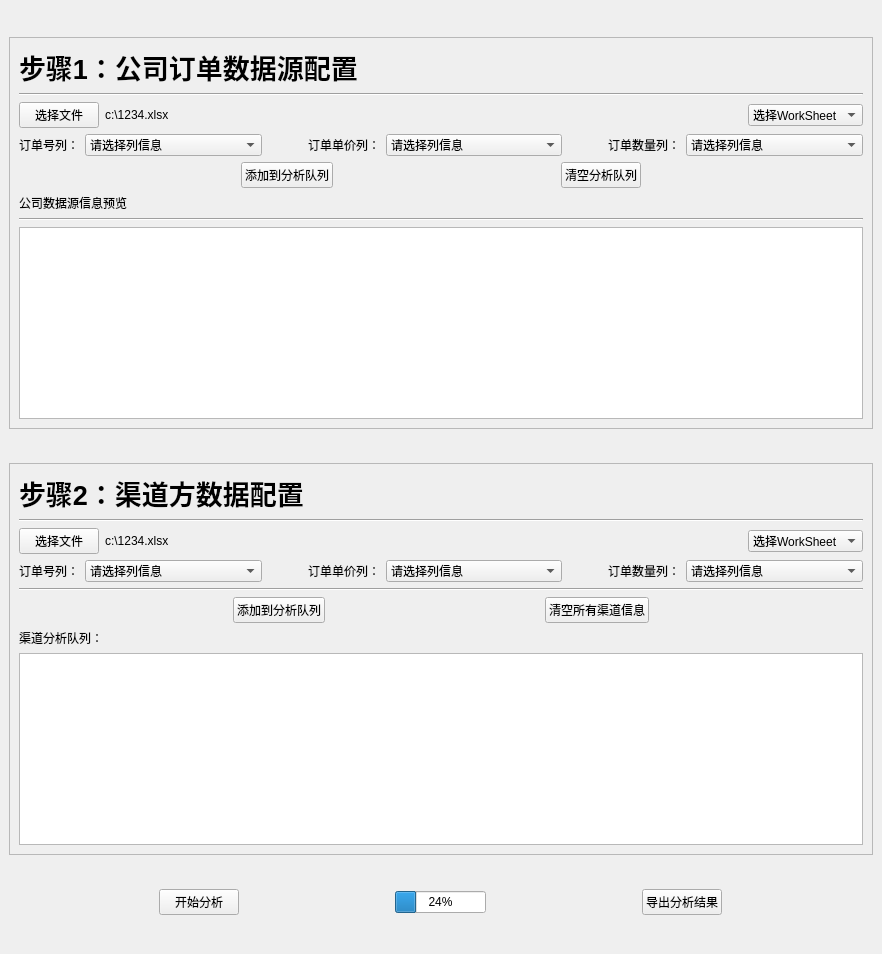
<?xml version="1.0" encoding="UTF-8"?>
<ui version="4.0">
 <class>MainWindow</class>
 <widget class="QMainWindow" name="MainWindow">
  <property name="geometry">
   <rect>
    <x>0</x>
    <y>0</y>
    <width>882</width>
    <height>954</height>
   </rect>
  </property>
  <property name="windowTitle">
   <string>MainWindow</string>
  </property>
  <widget class="QWidget" name="centralwidget">
   <layout class="QVBoxLayout" name="verticalLayout_3">
    <item>
     <widget class="QFrame" name="frame">
      <property name="sizePolicy">
       <sizepolicy hsizetype="Preferred" vsizetype="Fixed">
        <horstretch>0</horstretch>
        <verstretch>0</verstretch>
       </sizepolicy>
      </property>
      <property name="frameShape">
       <enum>QFrame::StyledPanel</enum>
      </property>
      <property name="frameShadow">
       <enum>QFrame::Raised</enum>
      </property>
      <layout class="QVBoxLayout" name="verticalLayout">
       <item>
        <widget class="QLabel" name="label">
         <property name="sizePolicy">
          <sizepolicy hsizetype="Fixed" vsizetype="Preferred">
           <horstretch>0</horstretch>
           <verstretch>0</verstretch>
          </sizepolicy>
         </property>
         <property name="font">
          <font>
           <pointsize>20</pointsize>
           <weight>75</weight>
           <bold>true</bold>
          </font>
         </property>
         <property name="text">
          <string>步骤1：公司订单数据源配置</string>
         </property>
        </widget>
       </item>
       <item>
        <widget class="Line" name="line">
         <property name="orientation">
          <enum>Qt::Horizontal</enum>
         </property>
        </widget>
       </item>
       <item>
        <layout class="QHBoxLayout" name="horizontalLayout_7">
         <item>
          <widget class="QPushButton" name="sourceFileChooseBT">
           <property name="sizePolicy">
            <sizepolicy hsizetype="Fixed" vsizetype="Fixed">
             <horstretch>0</horstretch>
             <verstretch>0</verstretch>
            </sizepolicy>
           </property>
           <property name="text">
            <string>选择文件</string>
           </property>
          </widget>
         </item>
         <item>
          <widget class="QLabel" name="sourceFileChooseReView">
           <property name="sizePolicy">
            <sizepolicy hsizetype="Preferred" vsizetype="Fixed">
             <horstretch>0</horstretch>
             <verstretch>0</verstretch>
            </sizepolicy>
           </property>
           <property name="text">
            <string>c:\1234.xlsx</string>
           </property>
          </widget>
         </item>
         <item>
          <widget class="QComboBox" name="sourceWS">
           <property name="sizePolicy">
            <sizepolicy hsizetype="Fixed" vsizetype="Fixed">
             <horstretch>0</horstretch>
             <verstretch>0</verstretch>
            </sizepolicy>
           </property>
           <item>
            <property name="text">
             <string>选择WorkSheet</string>
            </property>
           </item>
          </widget>
         </item>
        </layout>
       </item>
       <item>
        <layout class="QHBoxLayout" name="horizontalLayout">
         <item>
          <widget class="QLabel" name="label_6">
           <property name="sizePolicy">
            <sizepolicy hsizetype="Fixed" vsizetype="Fixed">
             <horstretch>0</horstretch>
             <verstretch>0</verstretch>
            </sizepolicy>
           </property>
           <property name="text">
            <string>订单号列：</string>
           </property>
          </widget>
         </item>
         <item>
          <widget class="QComboBox" name="sourceOrderIDColumn">
           <item>
            <property name="text">
             <string>请选择列信息</string>
            </property>
           </item>
          </widget>
         </item>
         <item>
          <spacer name="horizontalSpacer_3">
           <property name="orientation">
            <enum>Qt::Horizontal</enum>
           </property>
           <property name="sizeType">
            <enum>QSizePolicy::Fixed</enum>
           </property>
           <property name="sizeHint" stdset="0">
            <size>
             <width>40</width>
             <height>20</height>
            </size>
           </property>
          </spacer>
         </item>
         <item>
          <widget class="QLabel" name="label_5">
           <property name="sizePolicy">
            <sizepolicy hsizetype="Fixed" vsizetype="Fixed">
             <horstretch>0</horstretch>
             <verstretch>0</verstretch>
            </sizepolicy>
           </property>
           <property name="text">
            <string>订单单价列：</string>
           </property>
          </widget>
         </item>
         <item>
          <widget class="QComboBox" name="sourceOrderPriceColumn">
           <item>
            <property name="text">
             <string>请选择列信息</string>
            </property>
           </item>
          </widget>
         </item>
         <item>
          <spacer name="horizontalSpacer_4">
           <property name="orientation">
            <enum>Qt::Horizontal</enum>
           </property>
           <property name="sizeType">
            <enum>QSizePolicy::Fixed</enum>
           </property>
           <property name="sizeHint" stdset="0">
            <size>
             <width>40</width>
             <height>20</height>
            </size>
           </property>
          </spacer>
         </item>
         <item>
          <widget class="QLabel" name="label_4">
           <property name="sizePolicy">
            <sizepolicy hsizetype="Fixed" vsizetype="Fixed">
             <horstretch>0</horstretch>
             <verstretch>0</verstretch>
            </sizepolicy>
           </property>
           <property name="text">
            <string>订单数量列：</string>
           </property>
          </widget>
         </item>
         <item>
          <widget class="QComboBox" name="sourceOrderNumberColumn">
           <item>
            <property name="text">
             <string>请选择列信息</string>
            </property>
           </item>
          </widget>
         </item>
        </layout>
       </item>
       <item>
        <layout class="QHBoxLayout" name="horizontalLayout_6">
         <item>
          <widget class="QPushButton" name="sourceInfoAddBT">
           <property name="sizePolicy">
            <sizepolicy hsizetype="Fixed" vsizetype="Fixed">
             <horstretch>0</horstretch>
             <verstretch>0</verstretch>
            </sizepolicy>
           </property>
           <property name="text">
            <string>添加到分析队列</string>
           </property>
          </widget>
         </item>
         <item>
          <widget class="QPushButton" name="sourceInfoEmptyBT">
           <property name="sizePolicy">
            <sizepolicy hsizetype="Fixed" vsizetype="Fixed">
             <horstretch>0</horstretch>
             <verstretch>0</verstretch>
            </sizepolicy>
           </property>
           <property name="text">
            <string>清空分析队列</string>
           </property>
          </widget>
         </item>
        </layout>
       </item>
       <item>
        <widget class="QLabel" name="label_28">
         <property name="sizePolicy">
          <sizepolicy hsizetype="Fixed" vsizetype="Preferred">
           <horstretch>0</horstretch>
           <verstretch>0</verstretch>
          </sizepolicy>
         </property>
         <property name="text">
          <string>公司数据源信息预览</string>
         </property>
        </widget>
       </item>
       <item>
        <widget class="Line" name="line_5">
         <property name="orientation">
          <enum>Qt::Horizontal</enum>
         </property>
        </widget>
       </item>
       <item>
        <widget class="QTextBrowser" name="sourceInfoOverView">
         <property name="sizePolicy">
          <sizepolicy hsizetype="Expanding" vsizetype="Fixed">
           <horstretch>0</horstretch>
           <verstretch>0</verstretch>
          </sizepolicy>
         </property>
        </widget>
       </item>
      </layout>
     </widget>
    </item>
    <item>
     <widget class="QFrame" name="frame_2">
      <property name="sizePolicy">
       <sizepolicy hsizetype="Preferred" vsizetype="Fixed">
        <horstretch>0</horstretch>
        <verstretch>0</verstretch>
       </sizepolicy>
      </property>
      <property name="frameShape">
       <enum>QFrame::StyledPanel</enum>
      </property>
      <property name="frameShadow">
       <enum>QFrame::Raised</enum>
      </property>
      <layout class="QVBoxLayout" name="verticalLayout_2">
       <item>
        <widget class="QLabel" name="label_7">
         <property name="sizePolicy">
          <sizepolicy hsizetype="Fixed" vsizetype="Fixed">
           <horstretch>0</horstretch>
           <verstretch>0</verstretch>
          </sizepolicy>
         </property>
         <property name="font">
          <font>
           <pointsize>20</pointsize>
           <weight>75</weight>
           <bold>true</bold>
           <underline>false</underline>
          </font>
         </property>
         <property name="cursor">
          <cursorShape>ArrowCursor</cursorShape>
         </property>
         <property name="text">
          <string>步骤2：渠道方数据配置</string>
         </property>
        </widget>
       </item>
       <item>
        <widget class="Line" name="line_3">
         <property name="orientation">
          <enum>Qt::Horizontal</enum>
         </property>
        </widget>
       </item>
       <item>
        <layout class="QHBoxLayout" name="horizontalLayout_8">
         <item>
          <widget class="QPushButton" name="thirdFileChooseBT">
           <property name="sizePolicy">
            <sizepolicy hsizetype="Fixed" vsizetype="Fixed">
             <horstretch>0</horstretch>
             <verstretch>0</verstretch>
            </sizepolicy>
           </property>
           <property name="text">
            <string>选择文件</string>
           </property>
          </widget>
         </item>
         <item>
          <widget class="QLabel" name="thirdFileChooseReView">
           <property name="text">
            <string>c:\1234.xlsx</string>
           </property>
          </widget>
         </item>
         <item>
          <widget class="QComboBox" name="thirdWS">
           <property name="sizePolicy">
            <sizepolicy hsizetype="Fixed" vsizetype="Fixed">
             <horstretch>0</horstretch>
             <verstretch>0</verstretch>
            </sizepolicy>
           </property>
           <item>
            <property name="text">
             <string>选择WorkSheet</string>
            </property>
           </item>
          </widget>
         </item>
        </layout>
       </item>
       <item>
        <layout class="QHBoxLayout" name="horizontalLayout_2">
         <item>
          <widget class="QLabel" name="label_9">
           <property name="sizePolicy">
            <sizepolicy hsizetype="Fixed" vsizetype="Fixed">
             <horstretch>0</horstretch>
             <verstretch>0</verstretch>
            </sizepolicy>
           </property>
           <property name="text">
            <string>订单号列：</string>
           </property>
          </widget>
         </item>
         <item>
          <widget class="QComboBox" name="thirdOrderIDColumn">
           <item>
            <property name="text">
             <string>请选择列信息</string>
            </property>
           </item>
          </widget>
         </item>
         <item>
          <spacer name="horizontalSpacer">
           <property name="orientation">
            <enum>Qt::Horizontal</enum>
           </property>
           <property name="sizeType">
            <enum>QSizePolicy::Fixed</enum>
           </property>
           <property name="sizeHint" stdset="0">
            <size>
             <width>40</width>
             <height>20</height>
            </size>
           </property>
          </spacer>
         </item>
         <item>
          <widget class="QLabel" name="label_10">
           <property name="sizePolicy">
            <sizepolicy hsizetype="Fixed" vsizetype="Fixed">
             <horstretch>0</horstretch>
             <verstretch>0</verstretch>
            </sizepolicy>
           </property>
           <property name="text">
            <string>订单单价列：</string>
           </property>
          </widget>
         </item>
         <item>
          <widget class="QComboBox" name="thirdOrderPriceColumn">
           <item>
            <property name="text">
             <string>请选择列信息</string>
            </property>
           </item>
          </widget>
         </item>
         <item>
          <spacer name="horizontalSpacer_2">
           <property name="orientation">
            <enum>Qt::Horizontal</enum>
           </property>
           <property name="sizeType">
            <enum>QSizePolicy::Fixed</enum>
           </property>
           <property name="sizeHint" stdset="0">
            <size>
             <width>40</width>
             <height>20</height>
            </size>
           </property>
          </spacer>
         </item>
         <item>
          <widget class="QLabel" name="label_11">
           <property name="sizePolicy">
            <sizepolicy hsizetype="Fixed" vsizetype="Fixed">
             <horstretch>0</horstretch>
             <verstretch>0</verstretch>
            </sizepolicy>
           </property>
           <property name="text">
            <string>订单数量列：</string>
           </property>
          </widget>
         </item>
         <item>
          <widget class="QComboBox" name="thirdOrderNumberColumn">
           <item>
            <property name="text">
             <string>请选择列信息</string>
            </property>
           </item>
          </widget>
         </item>
        </layout>
       </item>
       <item>
        <widget class="Line" name="line_4">
         <property name="orientation">
          <enum>Qt::Horizontal</enum>
         </property>
        </widget>
       </item>
       <item>
        <layout class="QHBoxLayout" name="horizontalLayout_9">
         <item>
          <widget class="QPushButton" name="thirdInfoAddBT">
           <property name="sizePolicy">
            <sizepolicy hsizetype="Fixed" vsizetype="Fixed">
             <horstretch>0</horstretch>
             <verstretch>0</verstretch>
            </sizepolicy>
           </property>
           <property name="text">
            <string>添加到分析队列</string>
           </property>
          </widget>
         </item>
         <item>
          <widget class="QPushButton" name="thirdInfoEmptyBT">
           <property name="sizePolicy">
            <sizepolicy hsizetype="Fixed" vsizetype="Fixed">
             <horstretch>0</horstretch>
             <verstretch>0</verstretch>
            </sizepolicy>
           </property>
           <property name="text">
            <string>清空所有渠道信息</string>
           </property>
          </widget>
         </item>
        </layout>
       </item>
       <item>
        <widget class="QLabel" name="label_27">
         <property name="sizePolicy">
          <sizepolicy hsizetype="Fixed" vsizetype="Preferred">
           <horstretch>0</horstretch>
           <verstretch>0</verstretch>
          </sizepolicy>
         </property>
         <property name="text">
          <string>渠道分析队列：</string>
         </property>
        </widget>
       </item>
       <item>
        <widget class="QTextBrowser" name="thirdInfoListReview"/>
       </item>
      </layout>
     </widget>
    </item>
    <item>
     <layout class="QHBoxLayout" name="horizontalLayout_10">
      <item>
       <widget class="QPushButton" name="beginAnalysisBT">
        <property name="sizePolicy">
         <sizepolicy hsizetype="Fixed" vsizetype="Fixed">
          <horstretch>0</horstretch>
          <verstretch>0</verstretch>
         </sizepolicy>
        </property>
        <property name="text">
         <string>开始分析</string>
        </property>
       </widget>
      </item>
      <item>
       <widget class="QProgressBar" name="analysisProgressBar">
        <property name="sizePolicy">
         <sizepolicy hsizetype="Fixed" vsizetype="Fixed">
          <horstretch>0</horstretch>
          <verstretch>0</verstretch>
         </sizepolicy>
        </property>
        <property name="value">
         <number>24</number>
        </property>
       </widget>
      </item>
      <item>
       <widget class="QPushButton" name="exportResultBT">
        <property name="sizePolicy">
         <sizepolicy hsizetype="Fixed" vsizetype="Fixed">
          <horstretch>0</horstretch>
          <verstretch>0</verstretch>
         </sizepolicy>
        </property>
        <property name="text">
         <string>导出分析结果</string>
        </property>
       </widget>
      </item>
     </layout>
    </item>
   </layout>
  </widget>
 </widget>
 <resources/>
 <connections/>
</ui>
